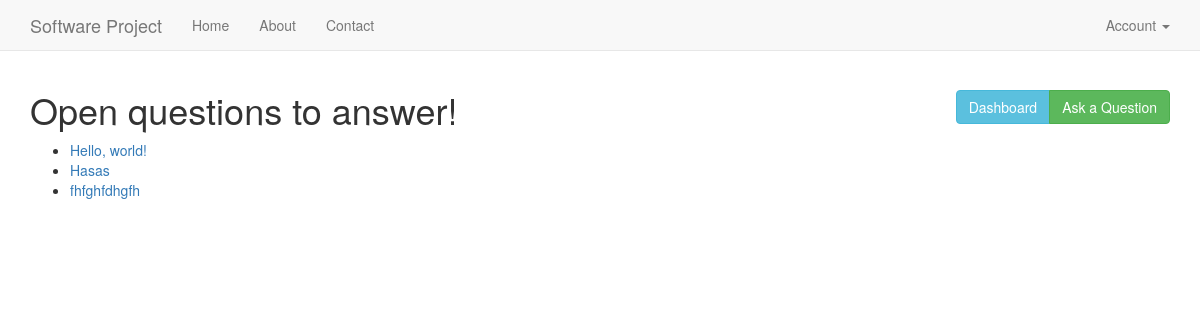
The app's page /account/answer/ (signed in), older data.
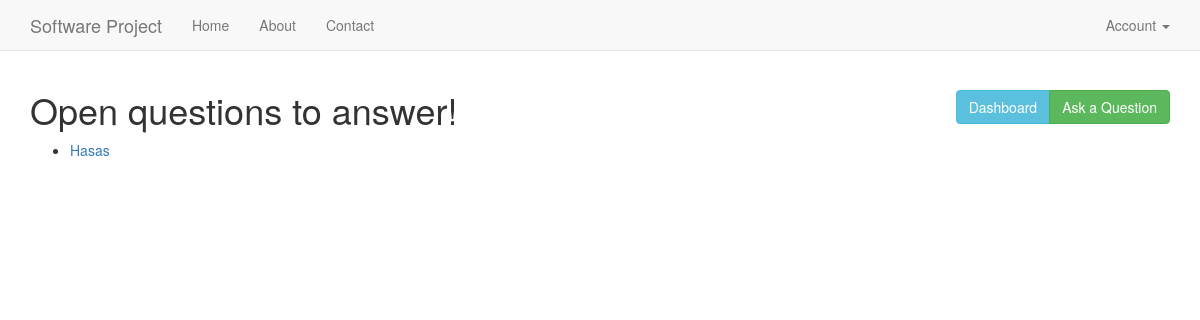
The same page, newer data.
### connect/models.py (models this page shows, shortened)
class Question(models.Model):
    profile = models.ForeignKey(Profile)
    title = models.CharField(max_length=100)
    details = models.TextField()
    is_solved = models.BooleanField(default=False)
    created_at = models.DateTimeField(auto_now_add=True)
    updated_at = models.DateTimeField(auto_now=True)

### connect/views.py (the view)
# urls.py: url(r'^account/answer/$', views.answer, name='answer'),
@login_required
def answer(request):
    open_questions = Question.objects.exclude(profile=request.user.profile).filter(is_solved=False)
    return render(request, 'connect/answer.html', {'open_questions': open_questions})

### connect/templates/connect/answer.html (shortened to what this page needs)
{% extends "common/base.html" %}
{% load staticfiles %}
{% load widget_tweaks %}
{% block content %}
<div class="container">
    <h1>Open questions to answer!
        <div class="btn-group pull-right" role="group">
            <a role="button" class="btn btn-info" href="{% url 'dashboard' %}">Dashboard</a>
            <a role="button" class="btn btn-success" href="{% url 'ask' %}">Ask a Question</a>
        </div>
    </h1>
</div>
{% if open_questions %}
    <div class="container">
        <ul>
            {% for question in open_questions %}
                <li><a href="{% url 'question-details' question.id %}">{{ question.title }}</a></li>
            {% endfor %}
        </ul>
    </div>
{% endif %}
{% endblock %}

Row changes from the older to the newer data that the page shows:
no longer on this page (row edited): Question: title "Hello, world!"
no longer on this page (row edited): Question: title "fhfghfdhgfh"
